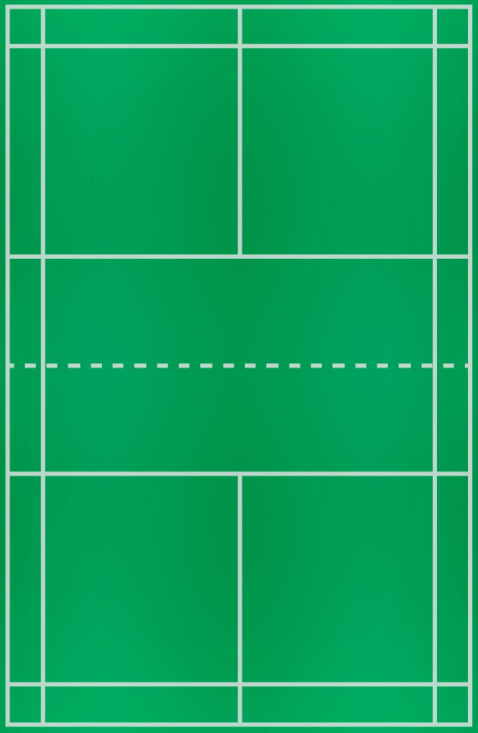
#> input picture court.png, 478 x 733 px
$ python -i court_detect.py   (imports and definitions only)
#> lines starting #> are read from the running program, lines starting #| are printed output that depends on the picture; after the words box and inside, x2 and y2 are one past the last pixel; in counts of white or black regions, pixels touching at a corner belong together
#> further down, picture is the input picture: shape (733, 478, 3); mean B, G, R 94.2, 162.1, 14.9
import cv2
import numpy as np

def order_points(pts):

    # Reshape from (4, 1, 2) to (4, 2)
    pts = pts.reshape(4, 2)
    rect = np.zeros((4, 2), dtype="float32")

    # The top-left point has the smallest sum (x+y)
    # The bottom-right point has the largest sum (x+y)
    s = pts.sum(axis=1)
    rect[0] = pts[np.argmin(s)]
    rect[2] = pts[np.argmax(s)]

    # The top-right point has the smallest difference (y-x)
    # The bottom-left has the largest difference (y-x)
    diff = np.diff(pts, axis=1)
    rect[1] = pts[np.argmin(diff)]
    rect[3] = pts[np.argmax(diff)]

    return rect.reshape(4, 1, 2).astype(np.int32)

class CourtDetector:
    def __init__(self):
        #is stable?
        self.last_good_white_corners = None
        self.last_good_green_corners = None
        self.is_roi_locked = False
        self.locked_roi_display_corners = None # For drawing the final locked ROI
        #delta dich chuyen d/dt
        self.MAX_CORNER_SHIFT = 50.0

    def _detect_court_boundary(self, frame, white_detection_roi_mask=None):

        output_frame = frame.copy()
        green_court_corners = None
        roi_for_white_detection = None

        if white_detection_roi_mask is None:
            hsv = cv2.cvtColor(frame, cv2.COLOR_BGR2HSV)
#> hsv: shape (733, 478, 3); mean H, S, V 76.2, 236.6, 162.1
            lower_green = np.array([35, 40, 40])
            upper_green = np.array([85, 255, 255])
            green_mask = cv2.inRange(hsv, lower_green, upper_green)
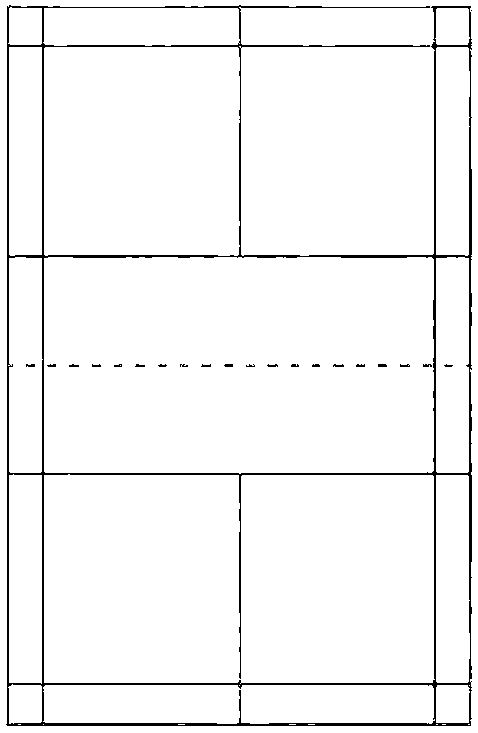
#> green_mask: shape (733, 478); 96.3% white; black in thin lines or dots
            close_kernel = np.ones((15, 15), np.uint8)
            green_mask = cv2.morphologyEx(green_mask, cv2.MORPH_CLOSE, close_kernel)
#> green_mask: shape (733, 478); every value is 255

            # [6 lines of commented-out code are left out]

            roi_for_white_detection = green_mask

            green_contours, _ = cv2.findContours(green_mask, cv2.RETR_EXTERNAL, cv2.CHAIN_APPROX_SIMPLE)
#> green_contours = [[[0, 0], [0, 732], [477, 732], [477, 0]]]
            if green_contours:
                largest_green_contour = max(green_contours, key=cv2.contourArea)
#> largest_green_contour = [[0, 0], [0, 732], [477, 732], [477, 0]]
                perimeter = cv2.arcLength(largest_green_contour, True)
#> perimeter = 2418
                epsilon = 0.04 * perimeter
#> epsilon = 96.72
                approx_corners = cv2.approxPolyDP(largest_green_contour, epsilon, True)
#> approx_corners = [[0, 0], [0, 732], [477, 732], [477, 0]]

                if len(approx_corners) == 4:
                    green_court_corners = order_points(approx_corners)
#> in order_points, `s = pts.sum(axis=1)`: s = [0, 732, 1209, 477]
#> in order_points, `diff = np.diff(pts, axis=1)`: diff = [0, 732, 255, -477]
#> green_court_corners = [[0, 0], [477, 0], [477, 732], [0, 732]]
                    cv2.drawContours(output_frame, [green_court_corners], -1, (255, 0, 0), 2)
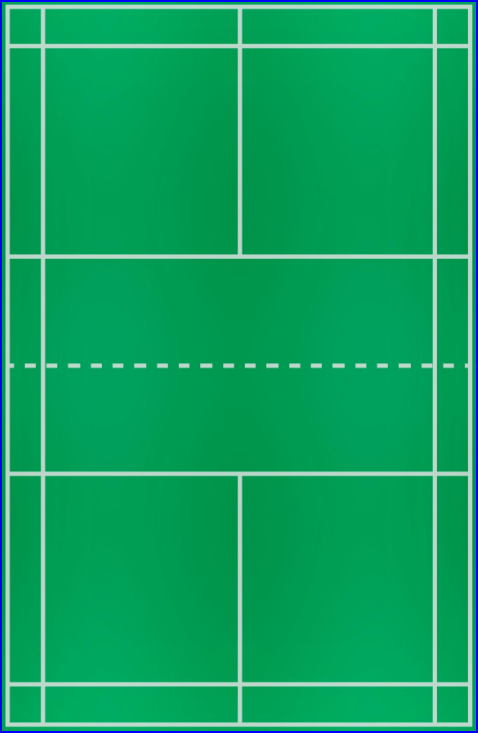
#> output_frame: shape (733, 478, 3); 1.38% of pixels changed, all inside (x1, y1, x2, y2) = (0, 0, 478, 733)
        else:
            roi_for_white_detection = white_detection_roi_mask

        gray = cv2.cvtColor(frame, cv2.COLOR_BGR2GRAY)
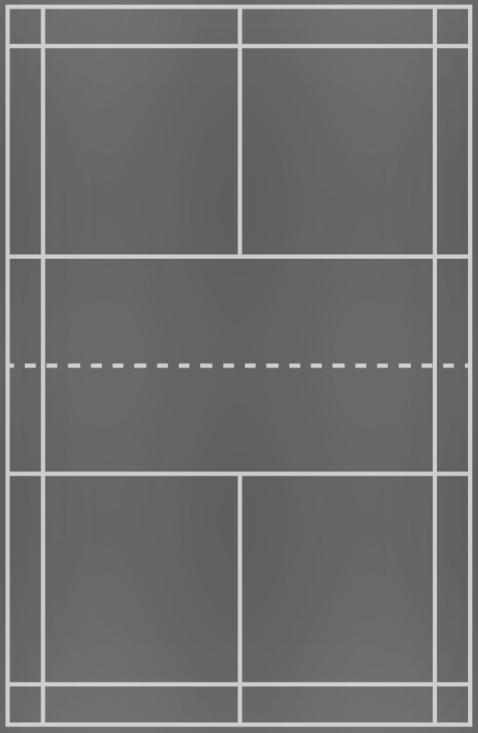
#> gray: shape (733, 478); min 93, max 211, mean 110.3
        _, white_lines_mask = cv2.threshold(gray, 200, 255, cv2.THRESH_BINARY)
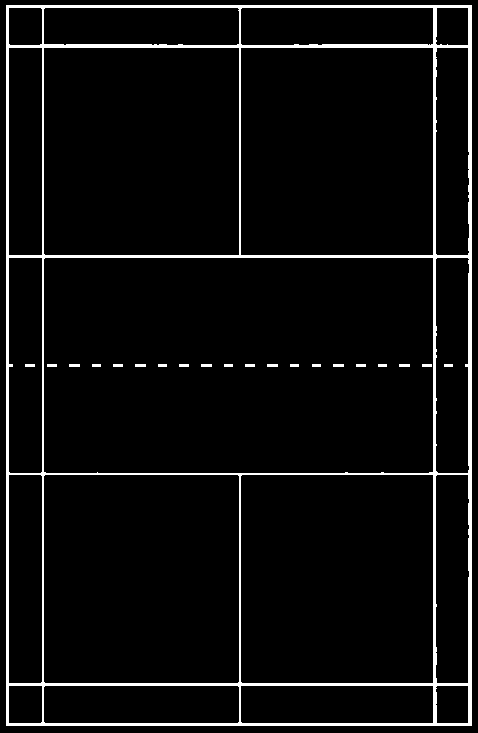
#> white_lines_mask: shape (733, 478); 5.2% white; 21 white regions, largest, box (x1, y1, x2, y2) and area: (6, 5, 472, 726) 17739, (69, 364, 80, 367) 33, (135, 364, 146, 367) 33

        if roi_for_white_detection is None:
            return output_frame, None, green_court_corners
        active_roi = cv2.bitwise_and(white_lines_mask, roi_for_white_detection)

        # [6 lines of commented-out code are left out]

        dilate_kernel = np.ones((5, 5), np.uint8)
        dilated_mask = cv2.dilate(active_roi, dilate_kernel, iterations=2)
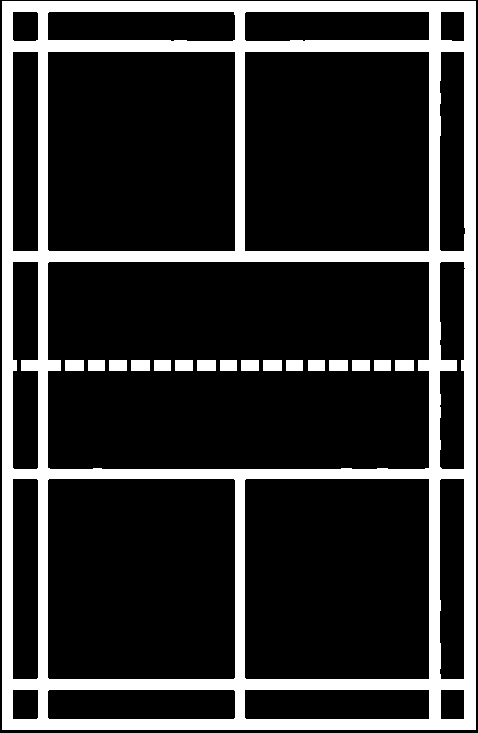
#> dilated_mask: shape (733, 478); 19.7% white; 17 white regions, largest, box (x1, y1, x2, y2) and area: (2, 1, 476, 730) 65886, (65, 360, 84, 371) 209, (131, 360, 150, 371) 209
        contours, _ = cv2.findContours(dilated_mask, cv2.RETR_EXTERNAL, cv2.CHAIN_APPROX_SIMPLE)
#> contours = [[[2, 1], [2, 729], [475, 729], [475, 1]]]

        if contours:
            largest_contour = max(contours, key=cv2.contourArea)
#> largest_contour = [[2, 1], [2, 729], [475, 729], [475, 1]]
            if cv2.contourArea(largest_contour) > 5000:
                perimeter = cv2.arcLength(largest_contour, True)
#> perimeter = 2402
                epsilon = 0.04 * perimeter
#> epsilon = 96.08
                approx_corners = cv2.approxPolyDP(largest_contour, epsilon, True)
#> approx_corners = [[2, 1], [2, 729], [475, 729], [475, 1]]

                if len(approx_corners) == 4:
                    sorted_corners = order_points(approx_corners)
#> sorted_corners = [[2, 1], [475, 1], [475, 729], [2, 729]]
                    tl, tr, br, bl = sorted_corners.reshape(4, 2)
#> tl = [2, 1]; tr = [475, 1]; br = [475, 729]; bl = [2, 729]
                    avg_top_y = int((tl[1] + tr[1]) / 2)
#> avg_top_y = 1
                    avg_bottom_y = int((bl[1] + br[1]) / 2)
#> avg_bottom_y = 729
                    stabilized_pts = np.array([
                        [tl[0], avg_top_y], [tr[0], avg_top_y],
                        [br[0], avg_bottom_y], [bl[0], avg_bottom_y]
                    ], dtype=np.float32)
#> stabilized_pts = [[2, 1], [475, 1], [475, 729], [2, 729]]
                    stabilized_corners = order_points(stabilized_pts.reshape(4, 1, 2))
#> stabilized_corners = [[2, 1], [475, 1], [475, 729], [2, 729]]
                    cv2.drawContours(output_frame, [stabilized_corners], -1, (0, 255, 0), 3)
                    return output_frame, stabilized_corners, green_court_corners
                else:
                    cv2.drawContours(output_frame, [largest_contour], -1, (0, 0, 255), 2)

        return output_frame, None, green_court_corners

    def process_frame(self, frame):

        processed_frame = frame.copy()

        if not self.is_roi_locked:
            #search
            processed_frame, detected_white_corners, detected_green_corners = self._detect_court_boundary(frame, None)
#> detected_white_corners = [[2, 1], [475, 1], [475, 729], [2, 729]]; detected_green_corners = [[0, 0], [477, 0], [477, 732], [0, 732]]

            if detected_green_corners is not None:
                if self.last_good_green_corners is None:
                    self.last_good_green_corners = detected_green_corners
#> self.last_good_green_corners = [[0, 0], [477, 0], [477, 732], [0, 732]]
                else:
                    avg_distance = np.mean(np.linalg.norm(detected_green_corners - self.last_good_green_corners, axis=2))
                    if avg_distance < self.MAX_CORNER_SHIFT:
                        alpha = 0.25
                        self.last_good_green_corners = (alpha * detected_green_corners + (1 - alpha) * self.last_good_green_corners).astype(np.int32)

            if detected_white_corners is not None:
                if self.last_good_white_corners is None:
                    self.last_good_white_corners = detected_white_corners
#> self.last_good_white_corners = [[2, 1], [475, 1], [475, 729], [2, 729]]
                else:
                    avg_distance = np.mean(np.linalg.norm(detected_white_corners - self.last_good_white_corners, axis=2))
                    if avg_distance < self.MAX_CORNER_SHIFT:
                        alpha = 0.25
                        self.last_good_white_corners = (alpha * detected_white_corners + (1 - alpha) * self.last_good_white_corners).astype(np.int32)

            if self.last_good_white_corners is not None:
                print("Stable white boundary found. Locking ROI.")
                self.locked_roi_display_corners = self.last_good_white_corners.reshape(4, 2).astype(np.int32)
#> self.locked_roi_display_corners = [[2, 1], [475, 1], [475, 729], [2, 729]]
                self.is_roi_locked = True

        # --- Prepare the final display frame ---
        output_frame = frame.copy()
        status_text = "STATUS: ROI LOCKED" if self.is_roi_locked else "STATUS: SEARCHING FOR COURT"
        cv2.putText(output_frame, status_text, (50, 50), cv2.FONT_HERSHEY_SIMPLEX, 1, (0, 255, 255), 2, cv2.LINE_AA)

        if self.is_roi_locked:
            overlay = output_frame.copy()
            cv2.fillPoly(overlay, [self.locked_roi_display_corners], (255, 0, 0))
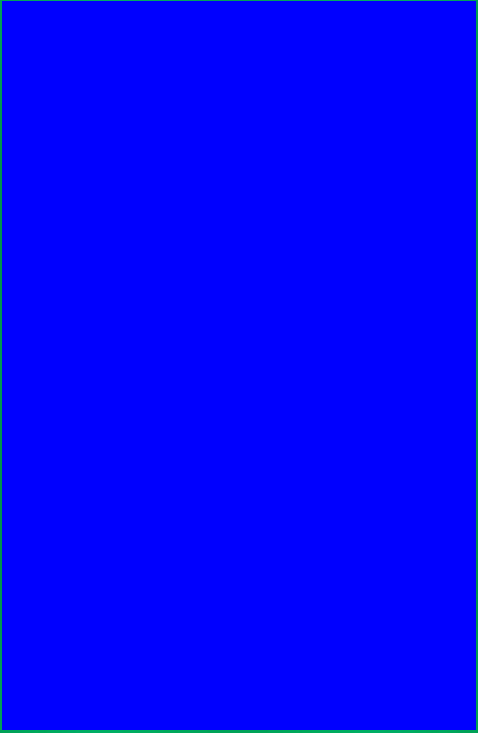
#> overlay: shape (733, 478, 3); mean B, G, R 252.6, 2.2, 0
            alpha = 0.3
            output_frame = cv2.addWeighted(overlay, alpha, output_frame, 1 - alpha, 0)
            cv2.polylines(output_frame, [self.locked_roi_display_corners], isClosed=True, color=(255, 100, 100), thickness=2)
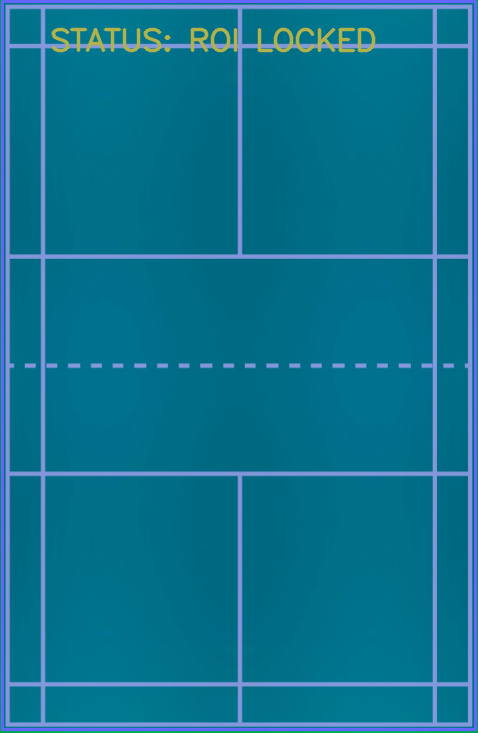
#> output_frame: shape (733, 478, 3); mean B, G, R 144, 114, 13.7
        elif self.last_good_green_corners is not None:
            cv2.drawContours(output_frame, [self.last_good_green_corners], -1, (255, 0, 0), 2)

        if not self.is_roi_locked and self.last_good_white_corners is not None:
            cv2.drawContours(output_frame, [self.last_good_white_corners], -1, (0, 255, 0), 3)

        final_frame_to_show = output_frame if (self.is_roi_locked or self.last_good_white_corners is not None) else processed_frame

        court_corners = self.locked_roi_display_corners if self.is_roi_locked else None
#> court_corners = [[2, 1], [475, 1], [475, 729], [2, 729]]
        return final_frame_to_show, court_corners

>>> import cv2
>>> picture = cv2.imread('court.png')
>>> result = CourtDetector().process_frame(picture)
